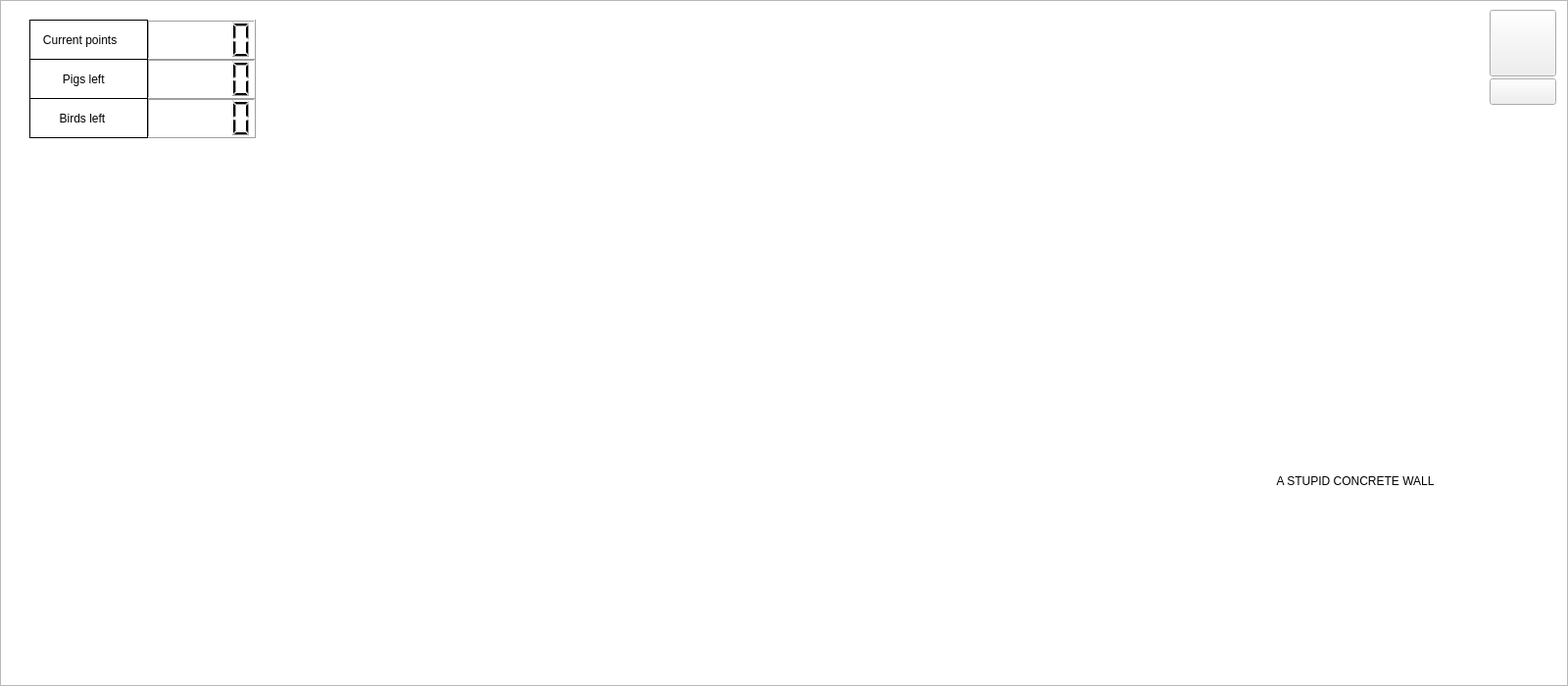
<?xml version="1.0" encoding="UTF-8"?>
<ui version="4.0">
 <class>MainWindow</class>
 <widget class="QMainWindow" name="MainWindow">
  <property name="geometry">
   <rect>
    <x>0</x>
    <y>0</y>
    <width>1600</width>
    <height>700</height>
   </rect>
  </property>
  <property name="sizePolicy">
   <sizepolicy hsizetype="Fixed" vsizetype="Fixed">
    <horstretch>0</horstretch>
    <verstretch>0</verstretch>
   </sizepolicy>
  </property>
  <property name="minimumSize">
   <size>
    <width>1600</width>
    <height>700</height>
   </size>
  </property>
  <property name="maximumSize">
   <size>
    <width>1600</width>
    <height>700</height>
   </size>
  </property>
  <property name="windowTitle">
   <string>MainWindow</string>
  </property>
  <property name="styleSheet">
   <string notr="true">background-image: url(:/background/img/Angry Birds Seasons/Angry Birds Seasons/BACKGROUND_9_LAYER_1.png);</string>
  </property>
  <widget class="QWidget" name="centralWidget">
   <widget class="QGraphicsView" name="graphicsView">
    <property name="geometry">
     <rect>
      <x>0</x>
      <y>0</y>
      <width>1600</width>
      <height>700</height>
     </rect>
    </property>
    <property name="verticalScrollBarPolicy">
     <enum>Qt::ScrollBarAlwaysOff</enum>
    </property>
    <property name="horizontalScrollBarPolicy">
     <enum>Qt::ScrollBarAlwaysOff</enum>
    </property>
   </widget>
   <widget class="QLabel" name="label_2">
    <property name="geometry">
     <rect>
      <x>105</x>
      <y>460</y>
      <width>43</width>
      <height>124</height>
     </rect>
    </property>
    <property name="styleSheet">
     <string notr="true">background-image: url(:/sling/img/Angry Birds Seasons/Angry Birds Seasons/SLING_SHOT_01_FRONT.png);</string>
    </property>
    <property name="text">
     <string/>
    </property>
   </widget>
   <widget class="QLabel" name="label">
    <property name="geometry">
     <rect>
      <x>1300</x>
      <y>300</y>
      <width>191</width>
      <height>381</height>
     </rect>
    </property>
    <property name="styleSheet">
     <string notr="true"/>
    </property>
    <property name="text">
     <string> A STUPID CONCRETE WALL</string>
    </property>
   </widget>
   <widget class="QLCDNumber" name="lcdNumber">
    <property name="geometry">
     <rect>
      <x>150</x>
      <y>20</y>
      <width>111</width>
      <height>41</height>
     </rect>
    </property>
   </widget>
   <widget class="QLabel" name="label_3">
    <property name="geometry">
     <rect>
      <x>30</x>
      <y>20</y>
      <width>121</width>
      <height>41</height>
     </rect>
    </property>
    <property name="frameShape">
     <enum>QFrame::Box</enum>
    </property>
    <property name="text">
     <string>   Current points</string>
    </property>
   </widget>
   <widget class="QLabel" name="label_4">
    <property name="geometry">
     <rect>
      <x>30</x>
      <y>60</y>
      <width>121</width>
      <height>41</height>
     </rect>
    </property>
    <property name="frameShape">
     <enum>QFrame::Box</enum>
    </property>
    <property name="text">
     <string>         Pigs left</string>
    </property>
   </widget>
   <widget class="QLCDNumber" name="lcdNumber_2">
    <property name="geometry">
     <rect>
      <x>150</x>
      <y>60</y>
      <width>111</width>
      <height>41</height>
     </rect>
    </property>
   </widget>
   <widget class="QLabel" name="label_5">
    <property name="geometry">
     <rect>
      <x>30</x>
      <y>100</y>
      <width>121</width>
      <height>41</height>
     </rect>
    </property>
    <property name="frameShape">
     <enum>QFrame::Box</enum>
    </property>
    <property name="text">
     <string>        Birds left </string>
    </property>
   </widget>
   <widget class="QLCDNumber" name="lcdNumber_3">
    <property name="geometry">
     <rect>
      <x>150</x>
      <y>100</y>
      <width>111</width>
      <height>41</height>
     </rect>
    </property>
   </widget>
   <widget class="QPushButton" name="pushButton">
    <property name="geometry">
     <rect>
      <x>1520</x>
      <y>10</y>
      <width>68</width>
      <height>68</height>
     </rect>
    </property>
    <property name="styleSheet">
     <string notr="true">background-image: url(:/button/img/RESTART BUTTON 1.png);</string>
    </property>
    <property name="text">
     <string/>
    </property>
   </widget>
   <widget class="QPushButton" name="pushButton_2">
    <property name="geometry">
     <rect>
      <x>1520</x>
      <y>80</y>
      <width>68</width>
      <height>27</height>
     </rect>
    </property>
    <property name="styleSheet">
     <string notr="true">background-image: url(:/button/img/Button_Quit.jpg);</string>
    </property>
    <property name="text">
     <string/>
    </property>
   </widget>
   <zorder>graphicsView</zorder>
   <zorder>lcdNumber_3</zorder>
   <zorder>lcdNumber_2</zorder>
   <zorder>label_2</zorder>
   <zorder>label</zorder>
   <zorder>lcdNumber</zorder>
   <zorder>label_3</zorder>
   <zorder>label_4</zorder>
   <zorder>label_5</zorder>
   <zorder>pushButton</zorder>
   <zorder>pushButton_2</zorder>
  </widget>
 </widget>
 <layoutdefault spacing="6" margin="11"/>
 <resources/>
 <connections/>
</ui>
